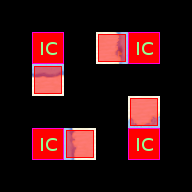

Tiled map render using the project's own tile images. Description and the map definition, with tile-layer contents summarised, below:
An orthogonal 6x6 tile map with 32x32 px tiles, 5 tile layers (ruleRegions, ruleSet, rule_Ground, rule_Over, ...), 4 tilesets.

<map version="1.0" orientation="orthogonal" width="6" height="6" tilewidth="32" tileheight="32">
 <tileset firstgid="1" name="collision" tilewidth="32" tileheight="32">
  <image source="../../graphics/tiles/collision.png" width="64" height="32" />
 </tileset>
 <tileset firstgid="3" name="set_icecave" tilewidth="32" tileheight="32">
  <image source="../../graphics/tiles/set_icecave.png" width="64" height="64" />
 </tileset>
 <tileset firstgid="7" name="set_rules" tilewidth="32" tileheight="32">
  <image source="../../graphics/tiles/set_rules.png" width="32" height="32" />
 </tileset>
 <tileset firstgid="8" name="icecave" tilewidth="32" tileheight="32">
  <image source="../../graphics/tiles/icecave.png" width="512" height="256" />
 </tileset>
 <layer name="ruleRegions" width="6" height="6">
  <data>[36 cells, 8 non-empty, 1 distinct tile ids]</data>
 </layer>
 <layer name="ruleSet" width="6" height="6">
  <data>[36 cells, 8 non-empty, 2 distinct tile ids]</data>
 </layer>
 <layer name="rule_Ground" width="6" height="6">
  <data>[36 cells, 4 non-empty, 4 distinct tile ids]</data>
 </layer>
 <layer name="rule_Over" width="6" height="6">
  <data>[36 cells, 0 non-empty, 0 distinct tile ids]</data>
 </layer>
 <layer name="rule_collision" width="6" height="6">
  <data>[36 cells, 4 non-empty, 1 distinct tile ids]</data>
 </layer>
</map>
